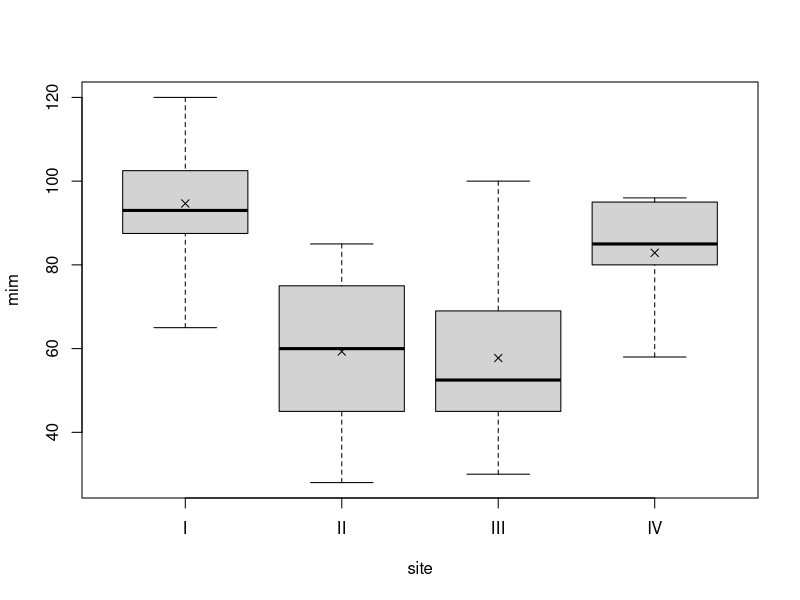
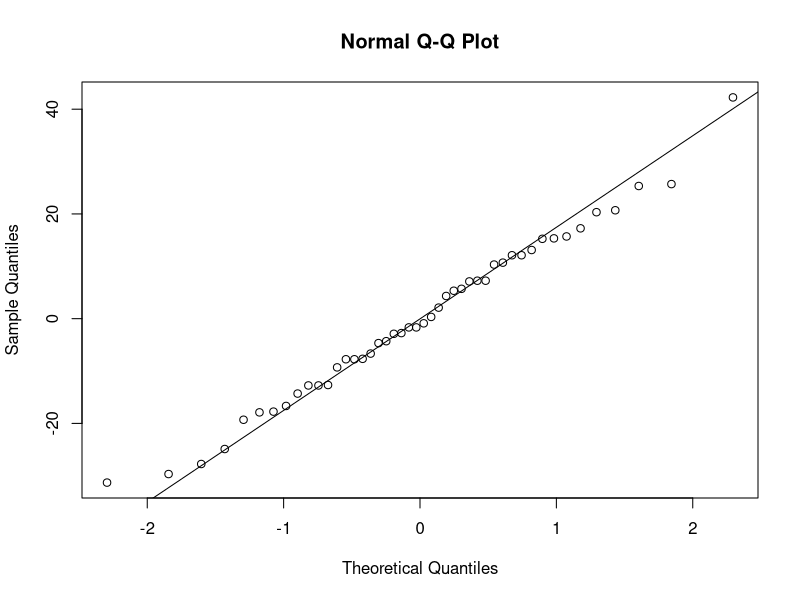
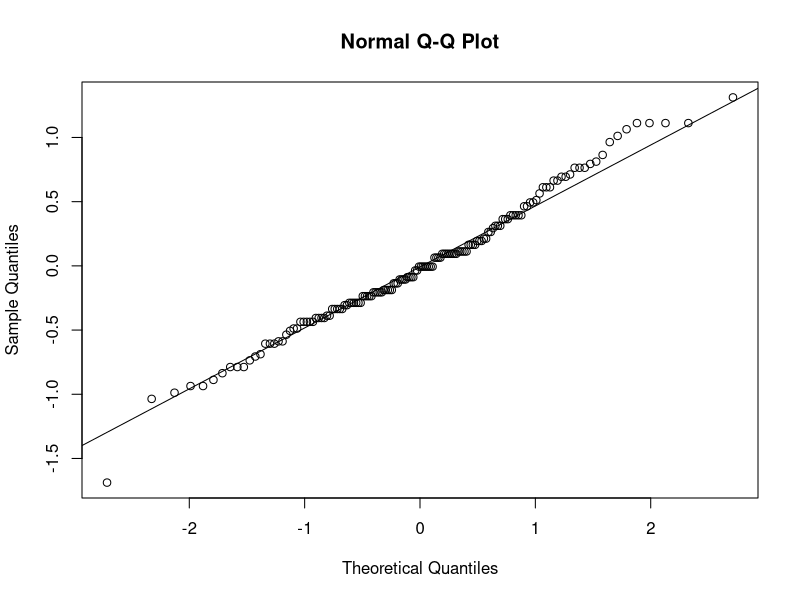
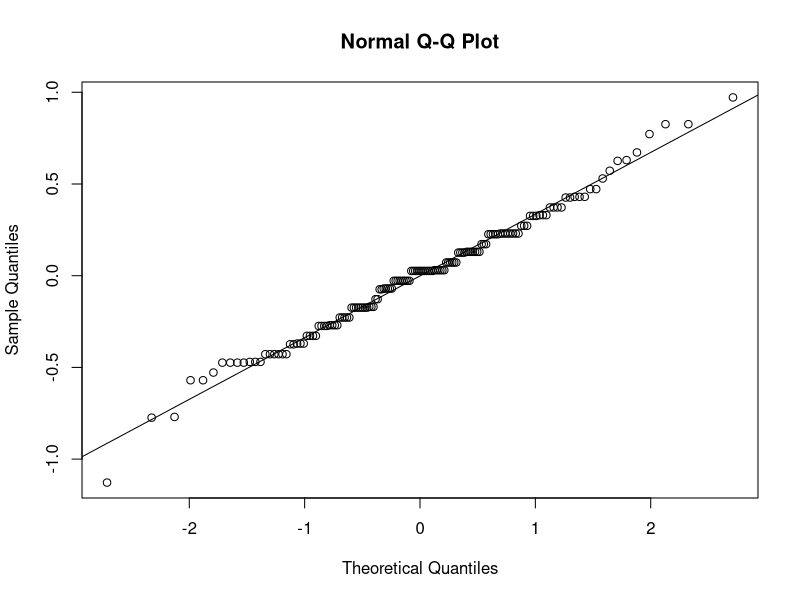
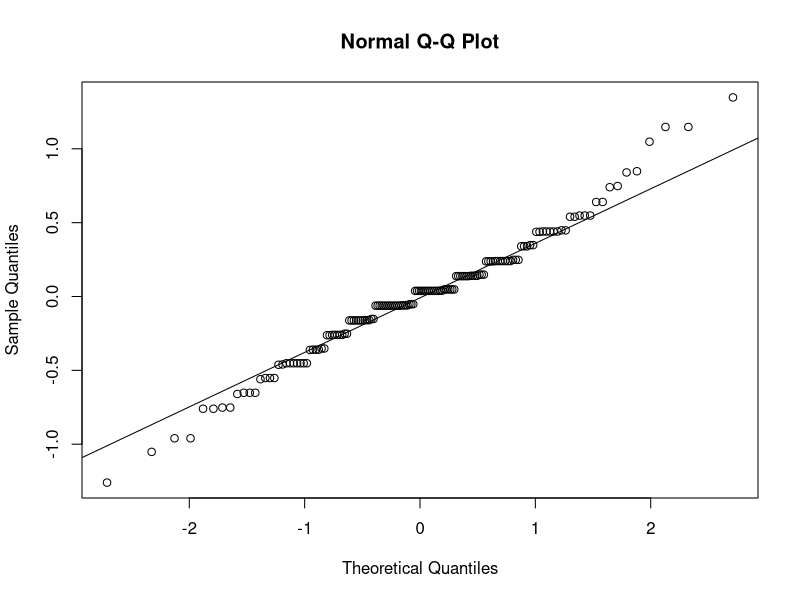
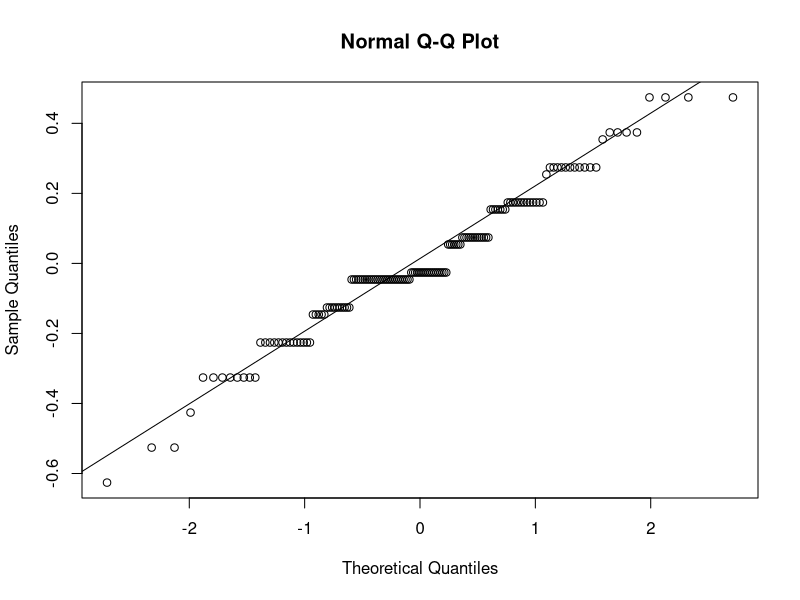

These charts were generated, in order, by the following R code:

######################################
#### SUGGESTED EXERCISE SOLUTIONS ####
######################################

##########
## 19.1 ##
##########
mim <- c(93,120,65,105,115,82,99,87,100,90,78,95,93,88,110,85,45,80,28,75,70,65,55,50,40,100,75,65,40,73,65,50,30,45,50,45,55,96,58,95,90,65,80,85,95,82)
site <- c(rep("I",15),rep("II",10),rep("III",12),rep("IV",9))
#(a)
boxplot(mim~site)
mim.means <- tapply(mim,INDEX=site,FUN=mean)
points(1:4,mim.means,pch=4)
#(b)
mim.meancen <- mim-rep(mim.means,table(site))
qqnorm(mim.meancen)
qqline(mim.meancen) # Seems consistent with normality based on a visual inspection.
sds <- tapply(mim,INDEX=site,FUN=sd)
max(sds)/min(sds) # Less than 2 so variances can be assumed equal according to the rule-of-thumb.
#(c)
summary(aov(mim~site)) # Small p-value. Very strong evidence against H0. There is evidence to reject the null and conclude there is a difference in the mean depths of the finds across the four sites.
#(d)
m <- tapply(iris$Sepal.Length,iris$Species,mean)
mc <- iris$Sepal.Length-m[as.numeric(iris$Species)]
qqnorm(mc)
qqline(mc) # Looks approximately normal.
tapply(iris$Sepal.Length,iris$Species,sd) # max(sd)/min(sd) < 2 so variances may be assumed equal.
m <- tapply(iris$Sepal.Width,iris$Species,mean)
mc <- iris$Sepal.Width-m[as.numeric(iris$Species)]
qqnorm(mc)
qqline(mc) # Looks approximately normal.
tapply(iris$Sepal.Width,iris$Species,FUN=sd) # max(sd)/min(sd) < 2 so variances may be assumed equal.
m <- tapply(iris$Petal.Length,iris$Species,mean)
mc <- iris$Petal.Length-m[as.numeric(iris$Species)]
qqnorm(mc)
qqline(mc) # Looks approximately normal; some deviation though.
tapply(iris$Petal.Length,iris$Species,sd) # max(sd)/min(sd) > 2 so variances may not be assumed equal.
m <- tapply(iris$Petal.Width,iris$Species,mean)
mc <- iris$Petal.Width-m[as.numeric(iris$Species)]
qqnorm(mc)
qqline(mc) # Looks approximately normal.
tapply(iris$Petal.Width,iris$Species,FUN=sd) # max(sd)/min(sd) > 2 so variances may not be assumed equal.
#(e)
summary(aov(Sepal.Length~Species,data=iris))
summary(aov(Sepal.Width~Species,data=iris))
# Both p-values are very small. Strong evidence to reject H0 and conclude that the mean sepal lengths and widths do vary according to species.

